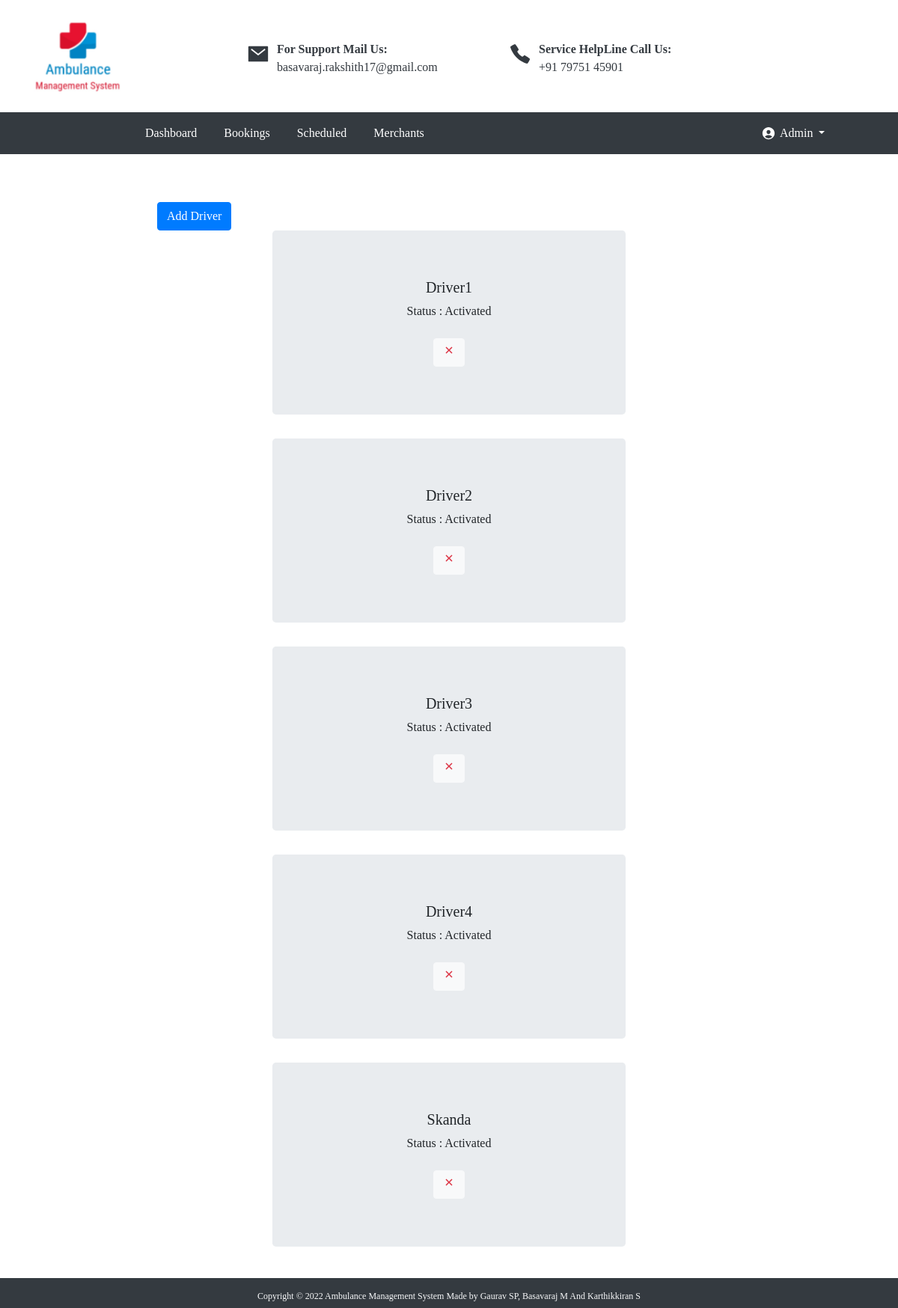
/admin/merchant.php (signed in), run on the app's committed database.
### tables this page shows
CREATE TABLE `drivers` (
  `Mail` varchar(200) NOT NULL,
  `Vehicle` varchar(50) NOT NULL,
  `Status` varchar(50) NOT NULL,
  `Price` bigint(100) NOT NULL
);

CREATE TABLE `user` (
  `Name` varchar(100) NOT NULL,
  `Mail` varchar(200) NOT NULL,
  `Mobile` bigint(10) NOT NULL,
  `Acctype` varchar(20) NOT NULL,
  `Password` varchar(255) NOT NULL,
  `Address` varchar(255) NOT NULL
);

### admin/merchant.php (the view, shortened to what this page needs)
<?php
	include("header.php");
?>
<div class="main-content" style="min-height: calc(100vh - 57px);">
	<br>
	<a href="adddriver.php" class="btn btn-primary" style="margin-left:200px">Add Driver</a>
	<?php
		require_once "../assets/php/db/config.php";
		$cond = "SELECT * FROM `drivers`";
		$chck = mysqli_query($link,$cond);
		if ($chck) {
			if (mysqli_num_rows($chck)>0) {
				while ($data = mysqli_fetch_array($chck)) {
					$driver = $data['Mail'];
					$cond = "SELECT * FROM `user` WHERE `Mail`='$driver'";
					$driverdetails = mysqli_fetch_array(mysqli_query($link,$cond));
					?><center>
					<div class="jumbotron" style="width: 40%;">
						<h5><?php echo $driverdetails['Name']; ?></h5>
						Status : <?php echo $data['Status']; ?><br><br>
						<div>
							<?php if(($data['Status'] === "Applied") or ($data['Status'] === "Activated")) {?>
							<a href="updatemerchant.php?id=<?php echo $driver . "&stat=Rejected" ?>" class="btn btn-light text-danger"><strong><ion-icon name="close-sharp"></ion-icon></strong></a><?php } ?>
						</div>
					</div></center>
					<?php
				}
			}
		}
	?>
</div>
<?php include("footer.php"); ?>

### assets/css/style.css (style rules this page uses)
* { font-family: "Times New Roman", sans-serif; }
.main-content { min-height: calc(100vh - 57px); width: 100%; background-position: center; background-repeat: no-repeat; background-size: cover; padding: 10px; margin-top: 30px; }

### data on the page
drivers: user.Name "Driver1", Status "Activated"
drivers: user.Name "Driver2", Status "Activated"
drivers: user.Name "Driver3", Status "Activated"
drivers: user.Name "Driver4", Status "Activated"
drivers: user.Name "Skanda", Status "Activated"

### other printed values
$_SESSION['name'] "Admin"
